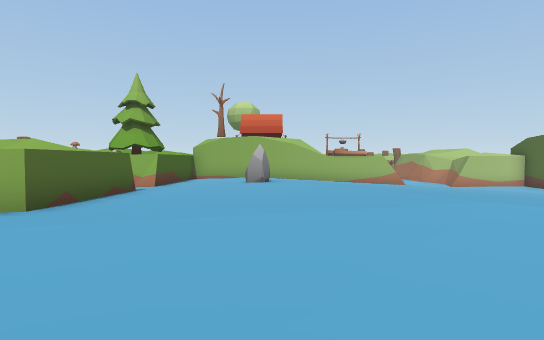
[1] (above)

24 first-person views from a walk through a Unity game level. The camera is 1.4 m above the floor, tilts 2° down and sees 80° across. The floor is counted in squares, 2 m on a side. Each view is taken from the middle of a square. On the plan, view 1 faces up. The plan holds only what a view shows up to about 10 squares ahead; the rest is blank. The place goes on beyond the plan.

[2]
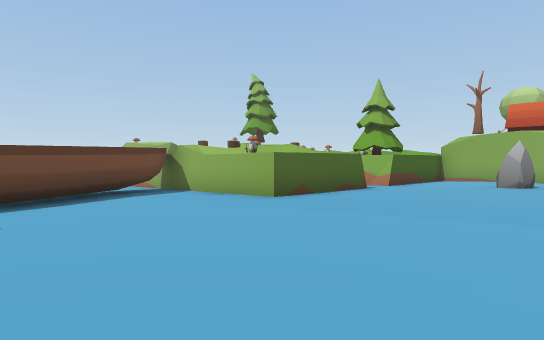

[3]
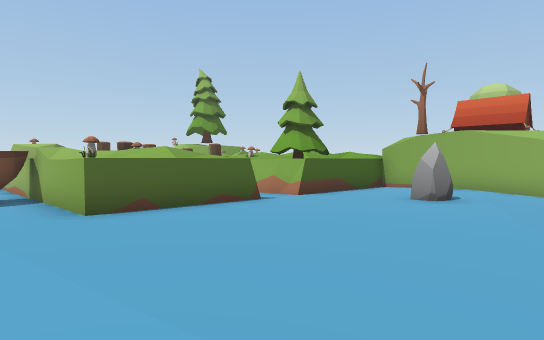

[4]
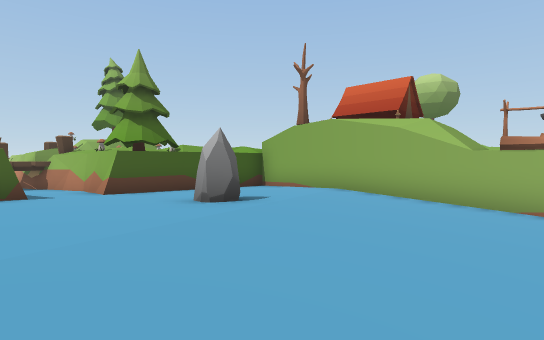

[5]
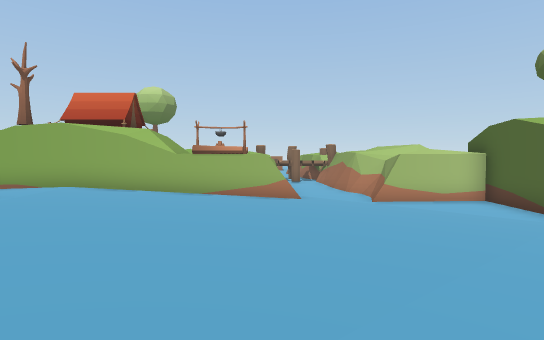

[6]
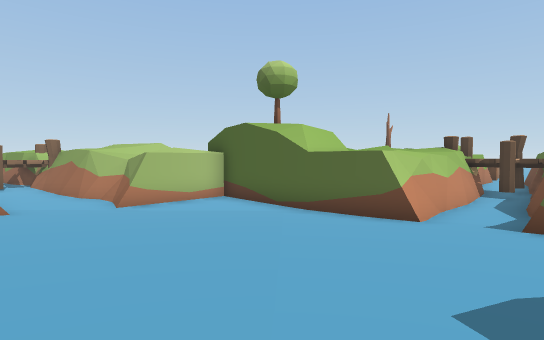

[7]
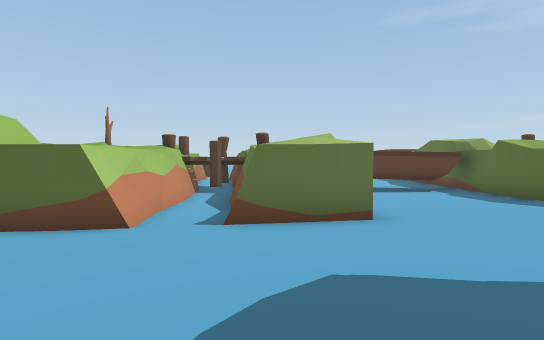

[8]
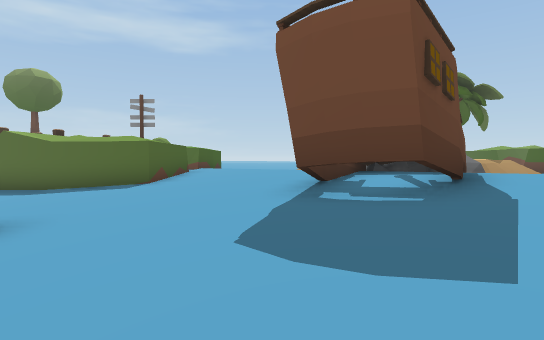

[9]
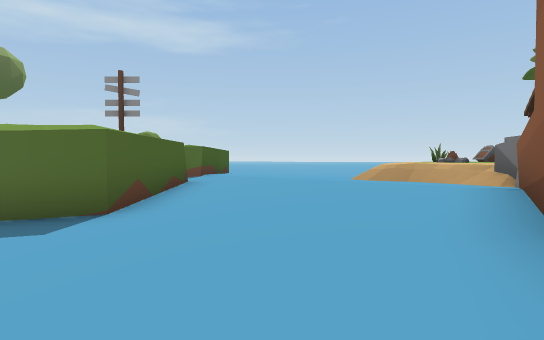

[10]
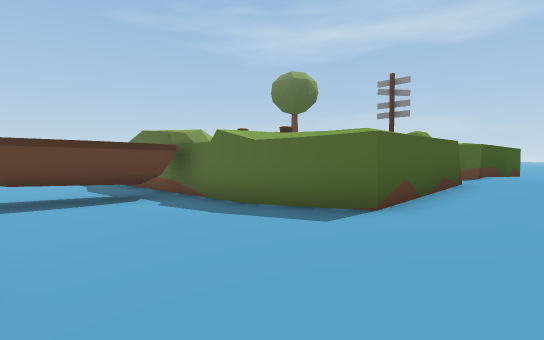

[11]
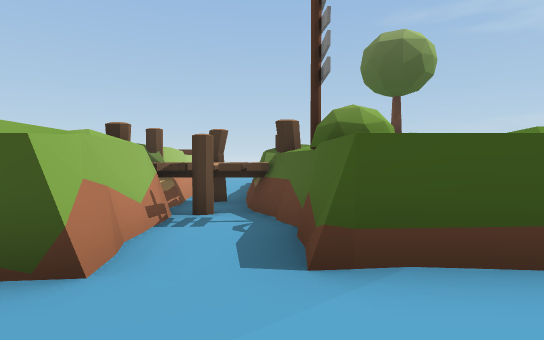

[12]
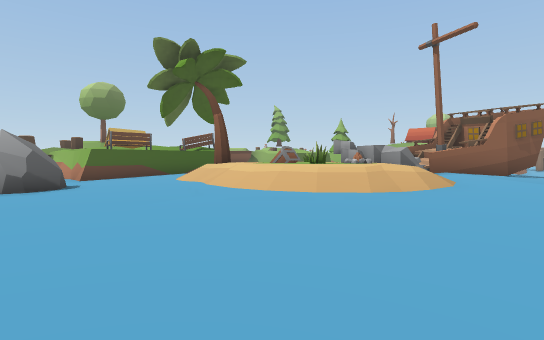

[13]
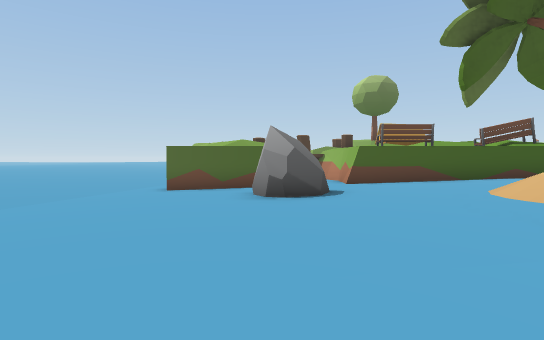

[14]
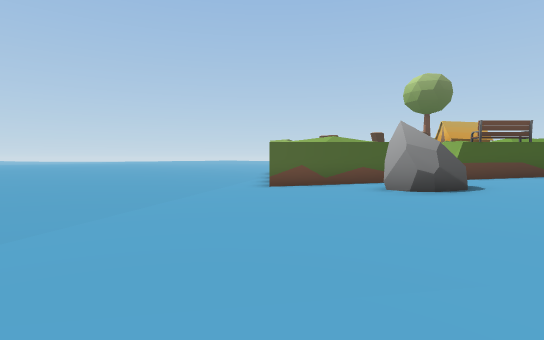

[15]
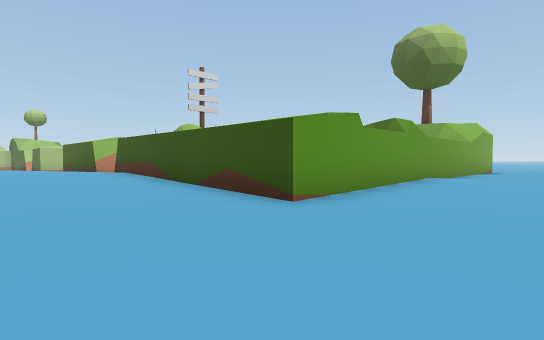

[16]
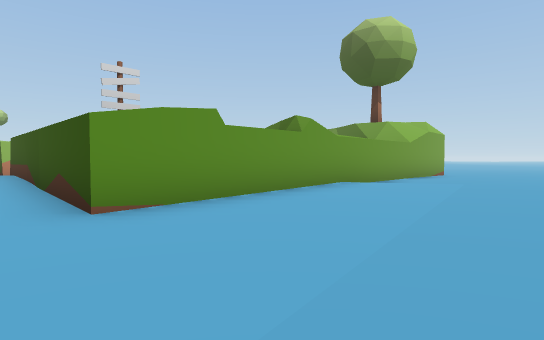

[17]
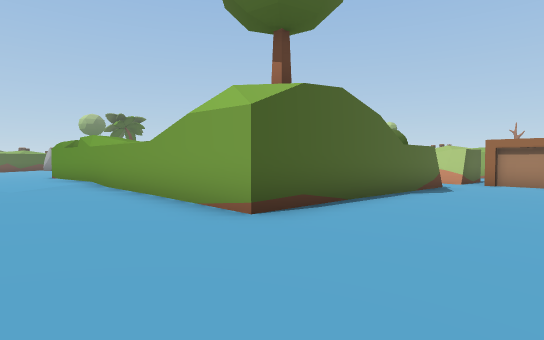

[18]
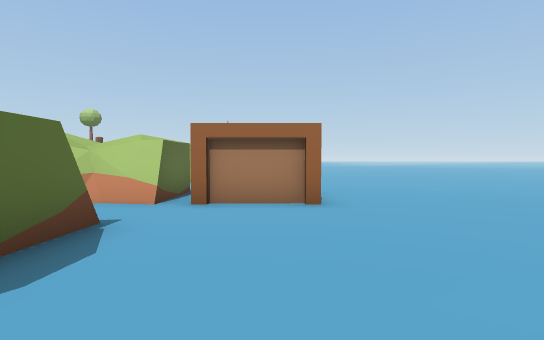

[19]
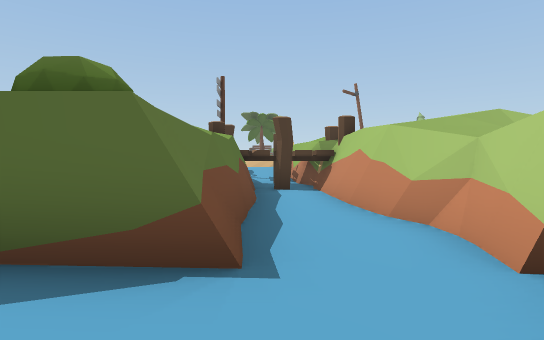

[20]
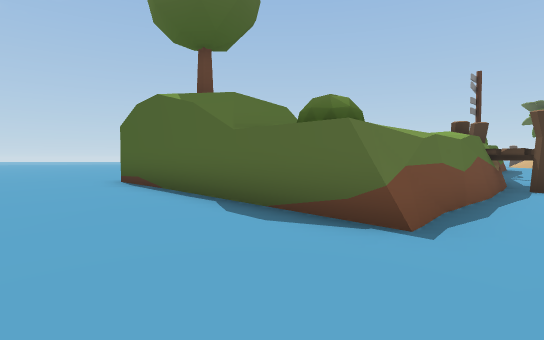

[21]
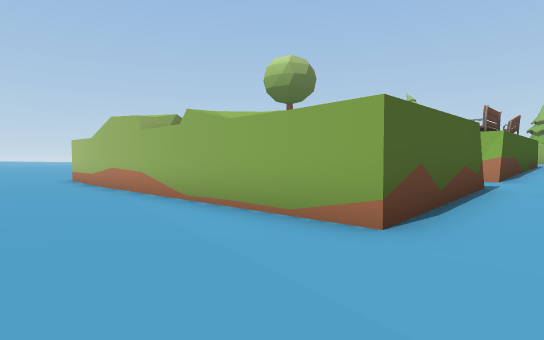

[22]
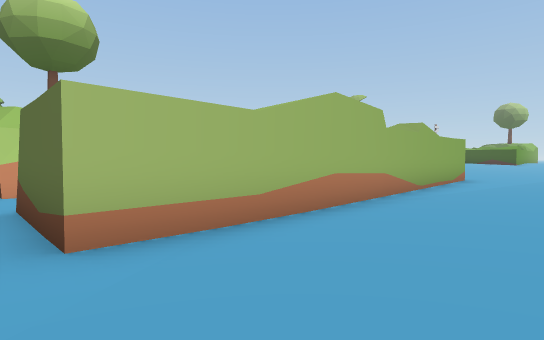

[23]
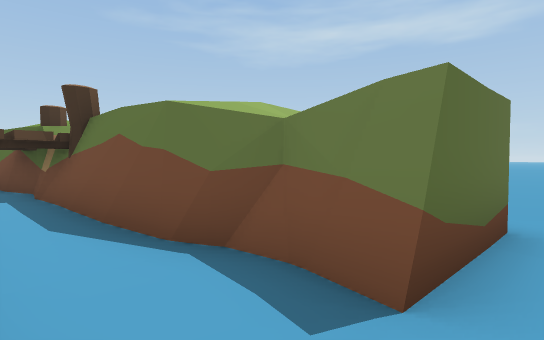

[24]
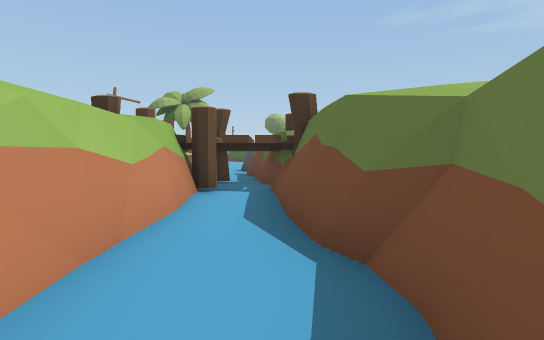

### Floor plan
Key: @ floor where view 1 was taken; # wall or solid block; x gap in a wall; . main floor; : floor 0.25 m higher than the main floor; - floor 0.25 m lower than the main floor; + floor 0.5 m higher than the main floor; _ floor 0.5 m lower than the main floor; * floor 0.75 m higher than the main floor; < floor 0.75 m lower than the main floor; % floor 1.25 m higher than the main floor; & floor 2 m higher than the main floor; / step, stairs or slope; ^ raised ledge; M mushroom; B boat; T tree; E bench; O other object.
Columns run from 15 left of view 1 to 25 right of it. Each row starts with its distance up from view 1.
 14             #########/_####
 13            ^:::::...--____#
 12            ^#::+::..---__<#
 11            ##:+++::..---__#
 10         ####::OO+:::..--__#
  9        ##::::+++++:::..-/_######
  8         #::::++++++::..///_____O
  7            ^++++**++::////__##
  6            ^++++**+++////-#
  5     ###  #^M+++****+/////-#
  4      ..BB::++++****/+##:///-__
  3         B:+++++*****###:///----BB----
  2         BB:+++++** ####:////---B ----
  1         BB::+++++  ###+/////---B ---
  0            :+++@++O&O#+//:########   #  x
 -1            #    // OO+*//:#     ##   #  -
 -2            E:      O//++/:#     ########x
 -3            ^::      ///+++#####O##-------
 -4            ^:::    OO//+++///.OO.........
 -5            ^..::/T/%//:++++//#O#######...
 -6            #...../////::++^^O        #...
 -7  ######    #........::::::^          #...
 -8 ____--#    #- O.......::::^          #...
 -9 ____/##    #-OO-........::^          #...
-10 _######    #--------.....:#          #...
-11 _##        #---------  ...############...
-12 _###########__-------- ......::::::::....
-13 __________________---  --.....::::::::...
-14 ____________________   ---.....::::::::..
-15 ______  ___________      -.....       :.

Where each view was taken, in squares from view 1:
view 1: 0 up, 0 right, facing up
view 2: 0 up, 1 right, facing up-left
view 3: 3 up, 2 right, facing up-left
view 4: 7 up, 4 right, facing up-left
view 5: 5 up, 5 right, facing up
view 6: 6 up, 5 right, facing up-right
view 7: 6 up, 6 right, facing right
view 8: 8 up, 8 right, facing down
view 9: 4 up, 9 right, facing down
view 10: 4 up, 9 right, facing down-right
view 11: 5 down, 9 right, facing right
view 12: 10 down, 9 right, facing up-left
view 13: 9 down, 6 right, facing left
view 14: 12 down, 6 right, facing left
view 15: 14 down, 8 right, facing up-right
view 16: 15 down, 10 right, facing up-right
view 17: 14 down, 25 right, facing up-left
view 18: 8 down, 24 right, facing up
view 19: 4 down, 24 right, facing left
view 20: 3 down, 25 right, facing down-left
view 21: 15 down, 2 left, facing up-left
view 22: 15 down, 15 left, facing up-right
view 23: 8 down, 15 left, facing down-right
view 24: 9 down, 15 left, facing right
